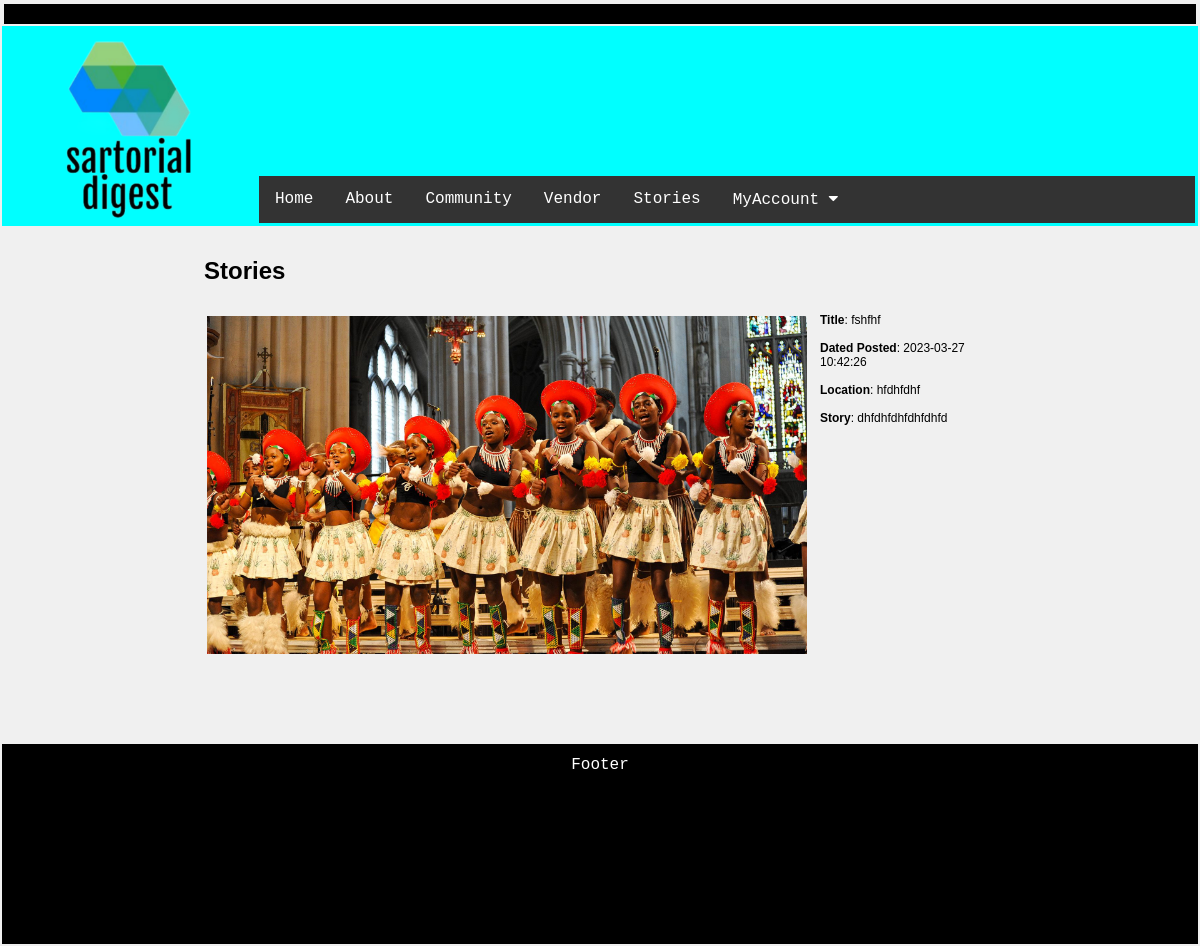
The page /read.php?id=5 on the database its author committed.
### tables this page shows
CREATE TABLE IF NOT EXISTS `stories_tble` (
  `id` int NOT NULL AUTO_INCREMENT,
  `title` longtext,
  `location` longtext,
  `msg` longtext,
  `userID` int NOT NULL,
  `xDate` datetime NOT NULL DEFAULT CURRENT_TIMESTAMP ON UPDATE CURRENT_TIMESTAMP,
  `xApproval` int NOT NULL DEFAULT '0',
  PRIMARY KEY (`id`)
);

### read.php (the view, shortened to what this page needs)
<?php require_once "dbconnect.php"; ?>
<?php
$id = $_GET['id'];
?>
<?php
$sql = "Select * from stories_tble where id = '$id '";
$result = mysqli_query($conn, $sql);
while($row = mysqli_fetch_assoc($result)) {
$title= $row["title"];
$location= $row["location"];
$msg= $row["msg"];
$xDate = $row["xDate"];
}
?>
<html>
    <head>
    </head>
    <link rel="stylesheet" href="css/main.css">
    <link rel="stylesheet" href="css/blog.css">
    <link rel="stylesheet" href="https://cdnjs.cloudflare.com/ajax/libs/font-awesome/4.7.0/css/font-awesome.min.css">
    <body>
        <table border="0px;" width="100%" cellspacing="1">
            <tr>
                <td>
                    <table width="100%">
                        <tr>
                            <td bgcolor="#000">&nbsp;</td>
                        </tr>
                    </table>
                    <table class="banner" width="100%">
                        <tr>
                            <td><img src="imgs/logo.png" width="250px"></td>
                            <td width="90%" valign="bottom" align="right">
                            <?php include 'nav.php';?>
                            </td>
                        </tr>
                    </table>
                    <table width="100%">
                        <tr>
                            <td valign="top" style="padding-left: 200px;padding-right: 200px;font-family: Verdana, Geneva, Tahoma, sans-serif;font-size:12px;">
<br><br>
                            <h1>Stories</h1><br><br>
                            <table align="left" style="margin-right:10px;">
                                <tr>
                                    <td align="left">
                                        <img src="imgs/f1.jpg" width="600px;">
                                    </td>
                                 </tr>
                             </table>
                            <b>Title</b>:  <?php echo $title; ?><br><br>
                            <b>Dated Posted</b>:  <?php echo $xDate; ?><br><br>
                            <b>Location</b>:  <?php echo $location; ?><br><br>
                            <b>Story</b>:  <?php echo $msg; ?>
                            </td>
                        </tr>
                    </table>
                    <table style="margin: 30px;">
                        <tr>
                            <td>&nbsp;</td>
                        </tr>
                    </table>
                    <?php include 'footer.php';?>
                </td>
            </tr>
        </table>
    </body>
</html>

### css/main.css (style rules this page uses)
* { Margin:0px; }
body { background-color: #f0f0f0; font-size: 12px; font-family: 'Courier New', Courier, monospace; }
.banner { background-color:aqua; height:200px; }

### rows shown on the page
stories_tble: title "fshfhf", xDate "2023-03-27 10:42:26", location "hfdhfdhf", msg "dhfdhfdhfdhfdhfd"
